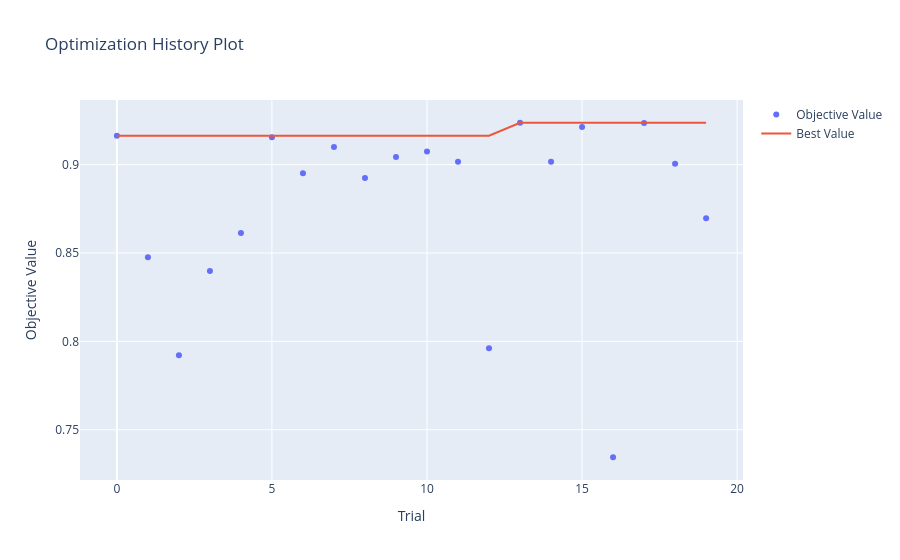

The code cell stored with this chart in its notebook:
### Code cell
from optuna.visualization import plot_optimization_history, plot_parallel_coordinate, plot_param_importances

plot_optimization_history(study).show()

### Figure 1 — Plotly figure (JSON) as saved in the notebook; plotly's stock layout.template omitted (floating-point values rounded to 4 significant figures)
{"data": [{"mode": "markers", "name": "Objective Value", "type": "scatter", "x": [0, 1, 2, 3, 4, 5, 6, 7, 8, 9, 10, 11, 12, 13, 14, 15, 16, 17, 18, 19], "y": [0.9164, 0.8477, 0.7921, 0.8399, 0.8612, 0.9155, 0.8951, 0.9099, 0.8924, 0.9043, 0.9074, 0.9016, 0.7962, 0.9237, 0.9016, 0.9213, 0.7345, 0.9235, 0.9004, 0.8697]}, {"mode": "lines", "name": "Best Value", "type": "scatter", "x": [0, 1, 2, 3, 4, 5, 6, 7, 8, 9, 10, 11, 12, 13, 14, 15, 16, 17, 18, 19], "y": [0.9164, 0.9164, 0.9164, 0.9164, 0.9164, 0.9164, 0.9164, 0.9164, 0.9164, 0.9164, 0.9164, 0.9164, 0.9164, 0.9237, 0.9237, 0.9237, 0.9237, 0.9237, 0.9237, 0.9237]}, {"marker": {"color": "#cccccc"}, "mode": "markers", "name": "Infeasible Trial", "showlegend": false, "type": "scatter", "x": [], "y": []}], "layout": {"title": {"text": "Optimization History Plot"}, "xaxis": {"title": {"text": "Trial"}}, "yaxis": {"title": {"text": "Objective Value"}}}}
